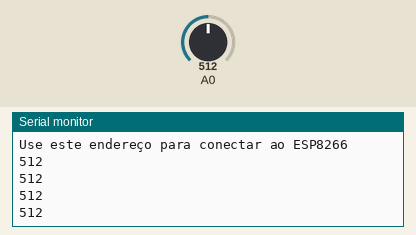
Simulated run of this sketch. Board: ESP8266 (NodeMCU). Shown: the last lines printed to the serial monitor. Inputs (shaded band) come from the test bench; at power-on: A0 = 512. WiFi joins after 1.5 s; servers stay silent unless stated.

Above: at 2.7 s.
2.8 s: A0 set to 566
At 3.25 s:
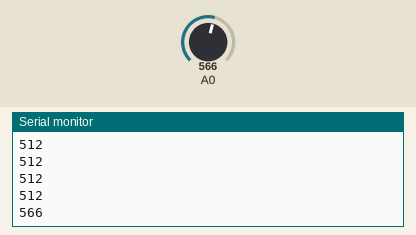
4.3 s: A0 set to 546
At 4.45 s:
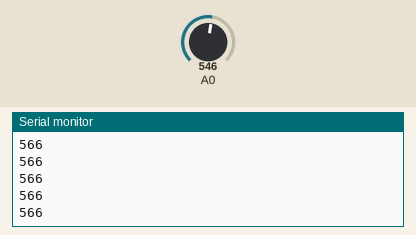
Timing chart, 0 to 7.3 s (numbered marks = the images above; inputs shaded):
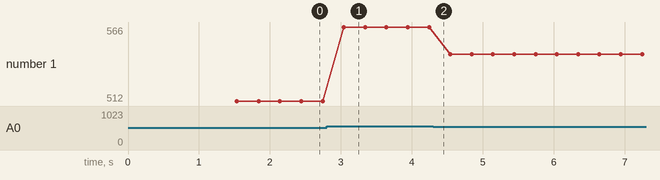

The sketch:

clientESP.ino
```cpp
#include <ESP8266WiFi.h>

const char* ssid = "ssid";
const char* senha = "senha";
const String servidor = "192.168.43.20"; // seu servidor
String path;

int pinoBotao = 0;
int botao = 0;         // variable for reading the pushbotao status

void setup () {
  pinMode(pinoBotao, INPUT);

  Serial.begin(9600);
  // Conexao to Wi-Fi
  Serial.print("Conectando ");
  Serial.println(ssid);
  WiFi.begin(ssid, senha);
  while (WiFi.status() != WL_CONNECTED) {
    delay(500);
    Serial.print(".");
  }
  // Mostra IP do servidor
  Serial.println("");
  Serial.println("WiFi conectado.");
  Serial.print("Endereço IP: ");
  Serial.println(WiFi.localIP());
  Serial.println("Use este endereço para conectar ao ESP8266");
  Serial.println();
}

void loop() {
  WiFiClient client;
  //Le o valor da porta analogica
  int leitura = analogRead(pinoBotao);
  //Testa o valor da resistencia do circuito -> leitura porta analogica
  //Os valores adotados dependem dos valores dos resistores utilileituraados
  //Recomenda-se adotar uma faixa de variacao dos valores obtidos
  if (leitura > 536 && leitura < 556) botao = 1; //btnEsquerda
  else if (leitura > 353 && leitura < 373) botao = 2; //btnCima
  else if (leitura > 263 && leitura < 283) botao = 3; //btnDireita
  else if (leitura > 210 && leitura < 230) botao = 4; //btnBaixo
  else if (leitura > 174 && leitura < 194) botao = 5; //btnCimaDireita
  else if (leitura > 149 && leitura < 169) botao = 6; //btnCimaEsquerda
  else if (leitura > 130 && leitura < 145) botao = 7; //btnBaixoDireita
  else if (leitura > 101 && leitura < 129) botao = 8; //btnBaixoEsquerda
  else botao = 0;
  Serial.println(analogRead(pinoBotao));

  if (!client.connect(servidor, 80)) {
    Serial.println("Conexao falhou!");
    return;
  }
  //Verifica qual a acao a ser executada em funcao do botao pressionado
  switch (botao) {
    case 1:
      path = "btnEsquerda";
      break;
    case 2:
      path = "btnCima";
      break;
    case 3:
      path = "btnDireita";
      break;
    case 4:
      path = "btnBaixo";
      break;
    case 5:
      path = "btnCimaDir";
      break;
    case 6:
      path = "btnCimaEsq";
      break;
    case 7:
      path = "btnBaixoDir";
      break;
    case 8:
      path = "btnBaixoEsq";
      break;

    default:
      path = "btnHome";
  }
  // Envia a requisicao ao servidor com a acao desejada -> path
  client.print(String("GET /") + path + " HTTP/1.1\r\n" +
               "Host: " + servidor + "\r\n" +
               "Connection: close\r\n" +
               "\r\n");
  client.stop();
  delay(100); //Tempo para não sobrecarregar o servidor
}
```

Measured:
- after the input at 2.8 s, the serial monitor: prints a new line after 0.24 s (image 1)
- plotted number 1: 512 → 566 after the input at 2.8 s, 566 → 546 after the input at 4.3 s
